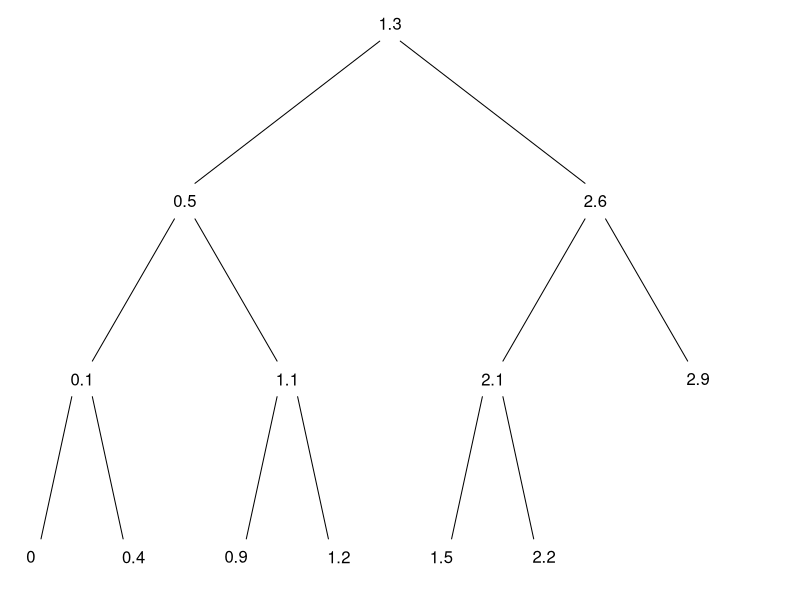

Write the R code that produced this figure.
# The balance figure for the concondance document
btree <- function(n) {
   tfun <- function(n, id, power) {
       if (n==1) id
       else if (n==2) c(2*id, id)
       else if (n==3) c(2*id, id, 2*id+1)
       else {
           nleft <- if (n== power*2) power  else min(power-1, n-power/2)
           c(tfun(nleft, 2*id, power/2), id,
             tfun(n-(nleft+1), 2*id +1, power/2))
           }
       }
   tfun(n, 1, 2^(floor(logb(n-1,2))))
   }

set.seed(12345)
temp <- sort(unique(floor(runif(40,0,30)))[1:13])/10
indx <- btree(13)

xpos <- 1:15
xpos[4:7] <- tapply(xpos[8:15], rep(1:4, each=2), mean)
xpos[2:3] <- tapply(xpos[4:7], rep(1:2, each=2),mean)
xpos[1] <- mean(xpos[2:3])
ypos <- rep(4:1, c(1,2,4,8))

pdf('balance.pdf', height=5, width=7)
par(mar=c(1,0,0,1) + .1)

plot(xpos, ypos, type='n', xaxt='n', yaxt='n', bty='n',
     xlab="", ylab="")
temp2 <-  c(13,7,5,3,3,3,1,1,1,1,1,1,1)
#text(xpos[indx], ypos[indx], paste(temp, " (", temp2[indx], ")",  sep=''))
text(xpos[indx], ypos[indx], temp)

delta=.1
for (i in 1:6) {
    segments(xpos[i]-delta, ypos[i]-delta,
             xpos[2*i]+delta, ypos[2*i]+delta)
    segments(xpos[i]+delta, ypos[i]-delta,
             xpos[2*i+1]-delta, ypos[2*i+1] +delta)
}
dev.off()
